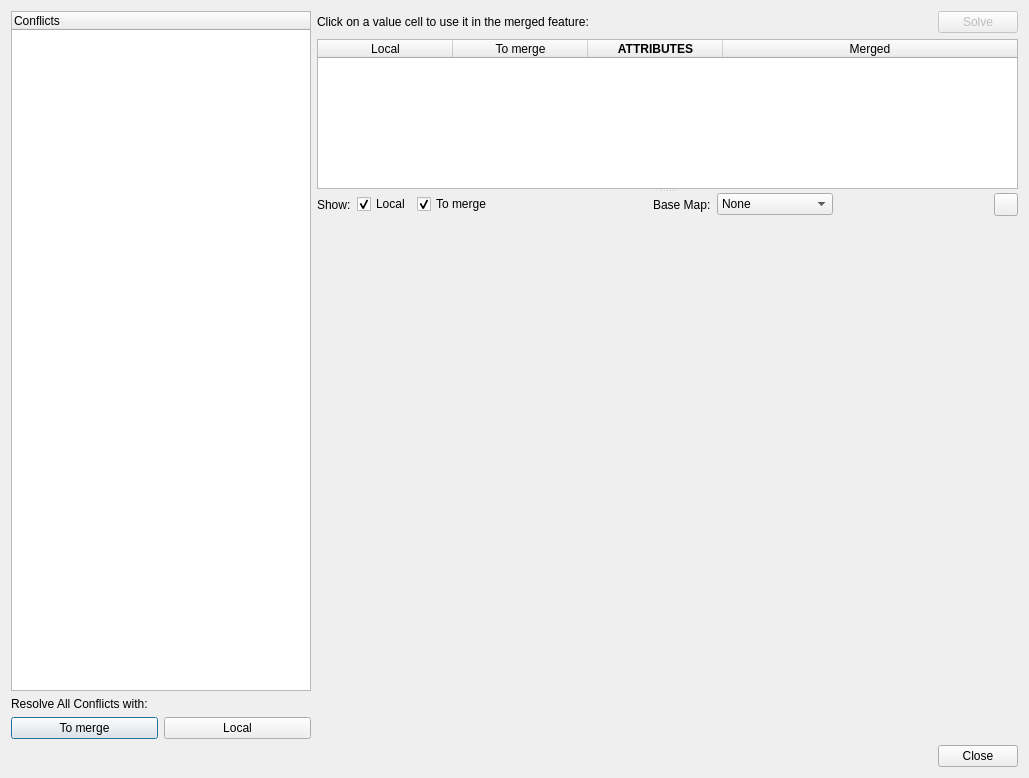
<?xml version="1.0" encoding="UTF-8"?>
<ui version="4.0">
 <class>ConflictDialog</class>
 <widget class="QDialog" name="ConflictDialog">
  <property name="geometry">
   <rect>
    <x>0</x>
    <y>0</y>
    <width>1029</width>
    <height>778</height>
   </rect>
  </property>
  <property name="sizePolicy">
   <sizepolicy hsizetype="MinimumExpanding" vsizetype="MinimumExpanding">
    <horstretch>0</horstretch>
    <verstretch>0</verstretch>
   </sizepolicy>
  </property>
  <property name="minimumSize">
   <size>
    <width>600</width>
    <height>700</height>
   </size>
  </property>
  <property name="windowTitle">
   <string>Merge Conflicts</string>
  </property>
  <layout class="QVBoxLayout" name="verticalLayout_2">
   <item>
    <layout class="QHBoxLayout" name="horizontalLayout">
     <item>
      <widget class="QWidget" name="widget" native="true">
       <property name="maximumSize">
        <size>
         <width>300</width>
         <height>16777215</height>
        </size>
       </property>
       <layout class="QVBoxLayout" name="verticalLayout_3">
        <property name="margin">
         <number>0</number>
        </property>
        <item>
         <widget class="QTreeWidget" name="conflictsTree">
          <property name="sizePolicy">
           <sizepolicy hsizetype="Expanding" vsizetype="Expanding">
            <horstretch>0</horstretch>
            <verstretch>0</verstretch>
           </sizepolicy>
          </property>
          <property name="minimumSize">
           <size>
            <width>200</width>
            <height>200</height>
           </size>
          </property>
          <property name="maximumSize">
           <size>
            <width>232131</width>
            <height>321321</height>
           </size>
          </property>
          <property name="alternatingRowColors">
           <bool>true</bool>
          </property>
          <property name="uniformRowHeights">
           <bool>true</bool>
          </property>
          <column>
           <property name="text">
            <string>Conflicts</string>
           </property>
          </column>
         </widget>
        </item>
        <item>
         <widget class="QLabel" name="label">
          <property name="text">
           <string>Resolve All Conflicts with:</string>
          </property>
         </widget>
        </item>
        <item>
         <layout class="QHBoxLayout" name="horizontalLayout_3">
          <item>
           <widget class="QPushButton" name="solveAllTheirsButton">
            <property name="text">
             <string>To merge</string>
            </property>
           </widget>
          </item>
          <item>
           <widget class="QPushButton" name="solveAllOursButton">
            <property name="text">
             <string>Local</string>
            </property>
           </widget>
          </item>
         </layout>
        </item>
       </layout>
      </widget>
     </item>
     <item>
      <layout class="QVBoxLayout" name="verticalLayout">
       <item>
        <layout class="QHBoxLayout" name="horizontalLayout_4">
         <item>
          <widget class="QLabel" name="label_7">
           <property name="sizePolicy">
            <sizepolicy hsizetype="Preferred" vsizetype="Fixed">
             <horstretch>0</horstretch>
             <verstretch>0</verstretch>
            </sizepolicy>
           </property>
           <property name="text">
            <string>Click on a value cell to use it in the merged feature:</string>
           </property>
          </widget>
         </item>
         <item>
          <spacer name="horizontalSpacer">
           <property name="orientation">
            <enum>Qt::Horizontal</enum>
           </property>
           <property name="sizeHint" stdset="0">
            <size>
             <width>40</width>
             <height>20</height>
            </size>
           </property>
          </spacer>
         </item>
         <item>
          <widget class="QPushButton" name="solveButton">
           <property name="enabled">
            <bool>false</bool>
           </property>
           <property name="text">
            <string>Solve</string>
           </property>
           <property name="icon">
            <iconset resource="resources/geogigclient_resources.qrc">
             <normaloff>:/icon/push-repo.png</normaloff>:/icon/push-repo.png</iconset>
           </property>
           <property name="iconSize">
            <size>
             <width>16</width>
             <height>16</height>
            </size>
           </property>
          </widget>
         </item>
        </layout>
       </item>
       <item>
        <widget class="QSplitter" name="splitter">
         <property name="orientation">
          <enum>Qt::Vertical</enum>
         </property>
         <widget class="QTableWidget" name="attributesTable">
          <property name="sizePolicy">
           <sizepolicy hsizetype="Fixed" vsizetype="Expanding">
            <horstretch>0</horstretch>
            <verstretch>0</verstretch>
           </sizepolicy>
          </property>
          <property name="minimumSize">
           <size>
            <width>250</width>
            <height>100</height>
           </size>
          </property>
          <property name="maximumSize">
           <size>
            <width>1000</width>
            <height>150</height>
           </size>
          </property>
          <property name="verticalScrollBarPolicy">
           <enum>Qt::ScrollBarAsNeeded</enum>
          </property>
          <property name="horizontalScrollBarPolicy">
           <enum>Qt::ScrollBarAsNeeded</enum>
          </property>
          <property name="showDropIndicator" stdset="0">
           <bool>false</bool>
          </property>
          <property name="dragDropOverwriteMode">
           <bool>false</bool>
          </property>
          <property name="alternatingRowColors">
           <bool>false</bool>
          </property>
          <property name="selectionMode">
           <enum>QAbstractItemView::NoSelection</enum>
          </property>
          <property name="selectionBehavior">
           <enum>QAbstractItemView::SelectRows</enum>
          </property>
          <property name="showGrid">
           <bool>true</bool>
          </property>
          <property name="gridStyle">
           <enum>Qt::DotLine</enum>
          </property>
          <property name="sortingEnabled">
           <bool>true</bool>
          </property>
          <property name="wordWrap">
           <bool>false</bool>
          </property>
          <attribute name="horizontalHeaderCascadingSectionResizes">
           <bool>true</bool>
          </attribute>
          <attribute name="horizontalHeaderDefaultSectionSize">
           <number>135</number>
          </attribute>
          <attribute name="horizontalHeaderMinimumSectionSize">
           <number>30</number>
          </attribute>
          <attribute name="horizontalHeaderStretchLastSection">
           <bool>true</bool>
          </attribute>
          <attribute name="verticalHeaderVisible">
           <bool>false</bool>
          </attribute>
          <attribute name="verticalHeaderCascadingSectionResizes">
           <bool>false</bool>
          </attribute>
          <attribute name="verticalHeaderStretchLastSection">
           <bool>false</bool>
          </attribute>
          <column>
           <property name="text">
            <string>Local</string>
           </property>
           <property name="font">
            <font>
             <weight>50</weight>
             <bold>false</bold>
            </font>
           </property>
           <property name="textAlignment">
            <set>AlignHCenter|AlignVCenter|AlignCenter</set>
           </property>
           <property name="foreground">
            <brush brushstyle="SolidPattern">
             <color alpha="255">
              <red>0</red>
              <green>0</green>
              <blue>0</blue>
             </color>
            </brush>
           </property>
          </column>
          <column>
           <property name="text">
            <string>To merge</string>
           </property>
           <property name="font">
            <font>
             <weight>50</weight>
             <bold>false</bold>
            </font>
           </property>
           <property name="textAlignment">
            <set>AlignHCenter|AlignTop</set>
           </property>
           <property name="foreground">
            <brush brushstyle="SolidPattern">
             <color alpha="255">
              <red>0</red>
              <green>0</green>
              <blue>0</blue>
             </color>
            </brush>
           </property>
          </column>
          <column>
           <property name="text">
            <string>ATTRIBUTES</string>
           </property>
           <property name="font">
            <font>
             <weight>75</weight>
             <bold>true</bold>
             <kerning>true</kerning>
            </font>
           </property>
           <property name="background">
            <color alpha="0">
             <red>0</red>
             <green>0</green>
             <blue>0</blue>
            </color>
           </property>
           <property name="foreground">
            <brush brushstyle="SolidPattern">
             <color alpha="255">
              <red>0</red>
              <green>0</green>
              <blue>0</blue>
             </color>
            </brush>
           </property>
          </column>
          <column>
           <property name="text">
            <string>Merged</string>
           </property>
           <property name="font">
            <font>
             <weight>50</weight>
             <italic>false</italic>
             <bold>false</bold>
            </font>
           </property>
           <property name="textAlignment">
            <set>AlignHCenter|AlignVCenter|AlignCenter</set>
           </property>
           <property name="foreground">
            <brush brushstyle="SolidPattern">
             <color alpha="255">
              <red>0</red>
              <green>0</green>
              <blue>0</blue>
             </color>
            </brush>
           </property>
          </column>
         </widget>
         <widget class="QWidget" name="layoutWidget">
          <layout class="QVBoxLayout" name="verticalLayout_11">
           <item>
            <layout class="QHBoxLayout" name="horizontalLayout_10">
             <item>
              <widget class="QLabel" name="label_9">
               <property name="text">
                <string>Show:</string>
               </property>
              </widget>
             </item>
             <item>
              <widget class="QCheckBox" name="showOursCheck">
               <property name="text">
                <string>Local</string>
               </property>
               <property name="checked">
                <bool>true</bool>
               </property>
              </widget>
             </item>
             <item>
              <widget class="QCheckBox" name="showTheirsCheck">
               <property name="text">
                <string>To merge</string>
               </property>
               <property name="checked">
                <bool>true</bool>
               </property>
              </widget>
             </item>
             <item>
              <spacer name="horizontalSpacer_5">
               <property name="orientation">
                <enum>Qt::Horizontal</enum>
               </property>
               <property name="sizeHint" stdset="0">
                <size>
                 <width>40</width>
                 <height>20</height>
                </size>
               </property>
              </spacer>
             </item>
             <item>
              <widget class="QLabel" name="label_2">
               <property name="text">
                <string>Base Map:</string>
               </property>
              </widget>
             </item>
             <item>
              <widget class="QComboBox" name="baseMapCombo">
               <item>
                <property name="text">
                 <string>None</string>
                </property>
               </item>
               <item>
                <property name="text">
                 <string>OpenStreetMap</string>
                </property>
               </item>
               <item>
                <property name="text">
                 <string>Google Maps</string>
                </property>
               </item>
              </widget>
             </item>
             <item>
              <spacer name="horizontalSpacer_8">
               <property name="orientation">
                <enum>Qt::Horizontal</enum>
               </property>
               <property name="sizeHint" stdset="0">
                <size>
                 <width>40</width>
                 <height>20</height>
                </size>
               </property>
              </spacer>
             </item>
             <item>
              <widget class="QToolButton" name="zoomButton">
               <property name="text">
                <string/>
               </property>
               <property name="icon">
                <iconset resource="resources/geogigclient_resources.qrc">
                 <normaloff>:/icon/zoom-extent.png</normaloff>:/icon/zoom-extent.png</iconset>
               </property>
              </widget>
             </item>
            </layout>
           </item>
           <item>
            <widget class="QWidget" name="canvasWidget" native="true">
             <property name="sizePolicy">
              <sizepolicy hsizetype="Preferred" vsizetype="Expanding">
               <horstretch>0</horstretch>
               <verstretch>0</verstretch>
              </sizepolicy>
             </property>
             <property name="minimumSize">
              <size>
               <width>0</width>
               <height>300</height>
              </size>
             </property>
            </widget>
           </item>
           <item>
            <layout class="QHBoxLayout" name="horizontalLayout_13"/>
           </item>
          </layout>
         </widget>
        </widget>
       </item>
      </layout>
     </item>
    </layout>
   </item>
   <item>
    <widget class="QDialogButtonBox" name="buttonBox">
     <property name="standardButtons">
      <set>QDialogButtonBox::Close</set>
     </property>
    </widget>
   </item>
  </layout>
 </widget>
 <resources>
  <include location="resources/geogigclient_resources.qrc"/>
 </resources>
 <connections/>
</ui>
